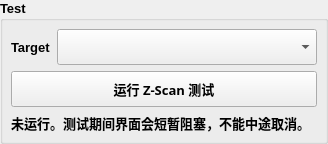
            <widget class="QGroupBox" name="group_zscan_test">
             <property name="font">
              <font>
               <family>Arial</family>
               <pointsize>10</pointsize>
               <weight>75</weight>
               <bold>true</bold>
              </font>
             </property>
             <property name="title">
              <string>Test</string>
             </property>
             <layout class="QVBoxLayout" name="verticalLayout_zscan_test">
              <property name="spacing">
               <number>6</number>
              </property>
              <property name="leftMargin">
               <number>8</number>
              </property>
              <property name="topMargin">
               <number>8</number>
              </property>
              <property name="rightMargin">
               <number>8</number>
              </property>
              <property name="bottomMargin">
               <number>8</number>
              </property>
              <item>
               <layout class="QHBoxLayout" name="horizontalLayout_zscan_test_target">
                <item>
                 <widget class="QLabel" name="label_zscan_test_target">
                  <property name="text">
                   <string>Target</string>
                  </property>
                 </widget>
                </item>
                <item>
                 <widget class="QComboBox" name="combo_zscan_test_target">
                  <property name="font">
                   <font>
                    <family>Microsoft YaHei</family>
                    <pointsize>10</pointsize>
                    <weight>75</weight>
                    <bold>true</bold>
                   </font>
                  </property>
                  <property name="minimumSize">
                   <size>
                    <width>260</width>
                    <height>36</height>
                   </size>
                  </property>
                 </widget>
                </item>
               </layout>
              </item>
              <item>
               <widget class="QPushButton" name="btn_zscan_test">
                <property name="font">
                 <font>
                  <family>Microsoft YaHei</family>
                  <pointsize>10</pointsize>
                  <weight>75</weight>
                  <bold>true</bold>
                 </font>
                </property>
                <property name="minimumSize">
                 <size>
                  <width>200</width>
                  <height>36</height>
                 </size>
                </property>
                <property name="text">
                 <string>运行 Z-Scan 测试</string>
                </property>
               </widget>
              </item>
              <item>
               <widget class="QLabel" name="label_zscan_test_status">
                <property name="font">
                 <font>
                  <family>Microsoft YaHei</family>
                  <pointsize>10</pointsize>
                  <weight>75</weight>
                  <bold>true</bold>
                 </font>
                </property>
                <property name="text">
                 <string>未运行。测试期间界面会短暂阻塞，不能中途取消。</string>
                </property>
                <property name="wordWrap">
                 <bool>true</bool>
                </property>
               </widget>
              </item>
             </layout>
            </widget>
